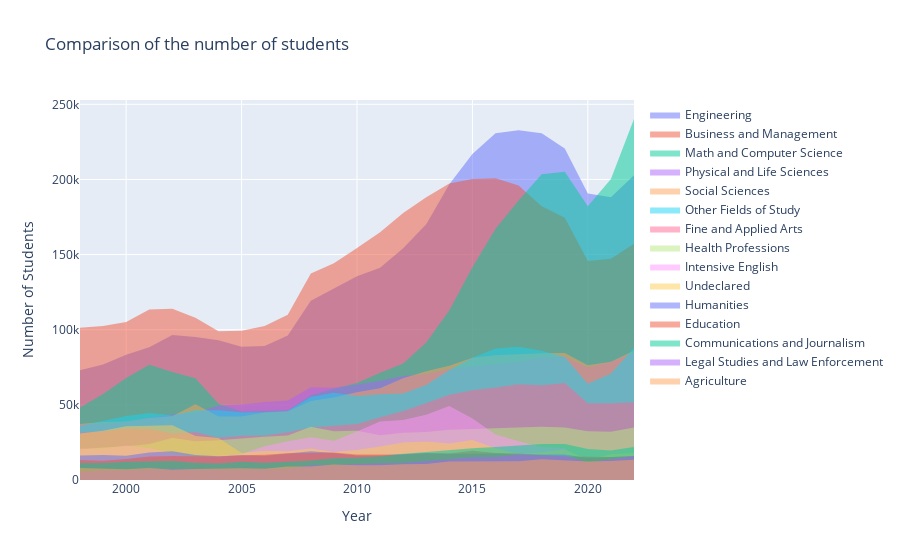

Notebook cell for this chart:
### Markdown cell above
# How has the distribution of field of study among students changed over time?

### Code cell
field_of_study["year"] = field_of_study['year'].str[:4].astype(int)
fos1 = field_of_study[["year", "field_of_study", "students"]]
fosg1 = fos1.groupby(['year', 'field_of_study']).sum()
fosg1 = fosg1.reset_index()

fig3a = go.Figure()

for field_of_study in fosg1['field_of_study'].unique():
    subset = fosg1[fosg1['field_of_study'] == field_of_study]
    fig3a.add_trace(go.Scatter(x=subset['year'], y=subset['students'],
                               mode='lines',
                               name=field_of_study,
                               line=dict(width=2)))

fig3a.update_traces(fill='tozeroy', line=dict(width=0))

sorted_traces = sorted(fig3a.data, key=lambda x: sum(x.y), reverse=True)
fig3a.data = sorted_traces

fig3a.update_layout(title='Comparison of the number of students',
                    xaxis_title='Year', yaxis_title='Number of Students', showlegend=True)

fig3a.show()
